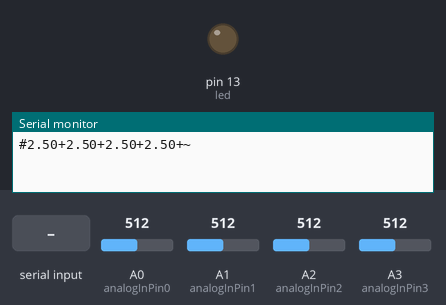
A sketch run on a simulated Arduino Uno, built with avr-gcc and run on an emulated ATmega328P. On the bench: output pins drawn as LEDs (lit = HIGH), the last lines printed to the serial monitor. The test bench sets the inputs (shaded band); at power-on: A0 (analogInPin0) = 512, A1 (analogInPin1) = 512, A2 (analogInPin2) = 512, A3 (analogInPin3) = 512.

Above: at 1.2 s.
1.3 s: "1" received over Serial
At 3.0 s:
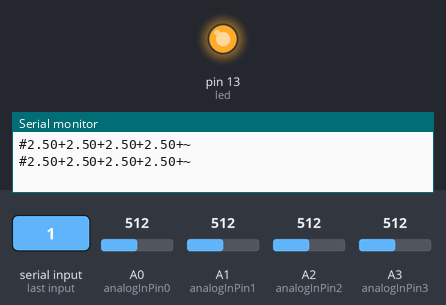
3.5 s: "0" received over Serial
At 5.0 s:
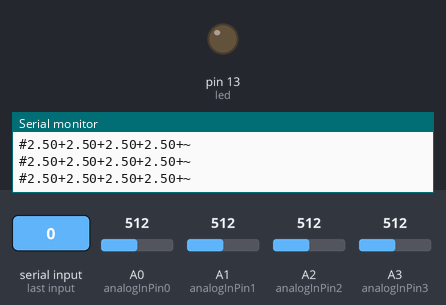
Timing chart, 0 to 6.5 s (numbered marks = the images above; inputs shaded):
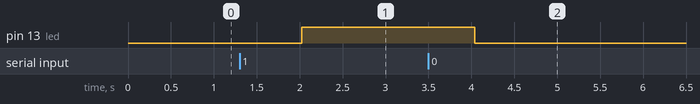

The sketch:

Arduino_Sensors.ino
```cpp
//#include <LiquidCrystal.h>

int led = 13;
//LiquidCrystal lcd(12, 11, 5, 4, 3, 2);
// Pins used for inputs and outputs********************************************************
const int analogInPin0 = A0;// Analog input pins
const int analogInPin1 = A1;
const int analogInPin2 = A2;
const int analogInPin3 = A3;

//Arrays for the 4 inputs**********************************************
float sensorValue[4] = {0,0,0,0};
float voltageValue[4] = {0,0,0,0};

//Char used for reading in Serial characters
char inbyte = 0;
//*******************************************************************************************

void setup() {
  // initialise serial communications at 9600 bps:
  Serial.begin(9600);
//  lcd.begin(20, 4); //change to 16, 2 for smaller 16x2 screens
  pinMode(led, OUTPUT);
  digitalWrite(led, LOW);
}

void loop() {
  readSensors();
  getVoltageValue();
//  printLCD();
  sendAndroidValues();
  //when serial values have been received this will be true
  if (Serial.available() > 0)
  {
    inbyte = Serial.read();
    if (inbyte == '0')
    {
      //LED off
      digitalWrite(led, LOW);
    }
    if (inbyte == '1')
    {
      //LED on
      digitalWrite(led, HIGH);
    }
  }
  //delay by 2s. Meaning we will be sent values every 2s approx
  //also means that it can take up to 2 seconds to change LED state
  delay(2000);
}

void readSensors()
{
  // read the analog in value to the sensor array
  sensorValue[0] = analogRead(analogInPin0);
  sensorValue[1] = analogRead(analogInPin1);
  sensorValue[2] = analogRead(analogInPin2);
  sensorValue[3] = analogRead(analogInPin3);
}
//sends the values from the sensor over serial to BT module
void sendAndroidValues()
 {
  //puts # before the values so our app knows what to do with the data
  Serial.print('#');
  //for loop cycles through 4 sensors and sends values via serial
  for(int k=0; k<4; k++)
  {
    Serial.print(voltageValue[k]);
    Serial.print('+');
    //technically not needed but I prefer to break up data values
    //so they are easier to see when debugging
  }
 Serial.print('~'); //used as an end of transmission character - used in app for string length
 Serial.println();
 delay(10);        //added a delay to eliminate missed transmissions
}

//void printLCD()
//{
//  for (int i = 0; i<4; i++) //change 4 to 2 if using small screen
//  {
//    lcd.setCursor(0, i);
//    lcd.write("Sensor");
//    lcd.setCursor(7, i);
//    lcd.print(i);
//    lcd.setCursor(8, i);
//    lcd.print(" = ");
//    lcd.setCursor(11, i);
//    lcd.print(voltageValue[i]);
//    lcd.setCursor(15, i);
//    lcd.print("V");
//  }
//
//}
void getVoltageValue()
{
  for (int x = 0; x < 4; x++)
  {
    voltageValue[x] = ((sensorValue[x]/1023)*5);
  }
}
```

Measured:
- after the input at 1.3 s, pin 13 (led): LOW → HIGH after 0.72 s
- after the input at 3.5 s, pin 13 (led): HIGH → LOW after 0.54 s
